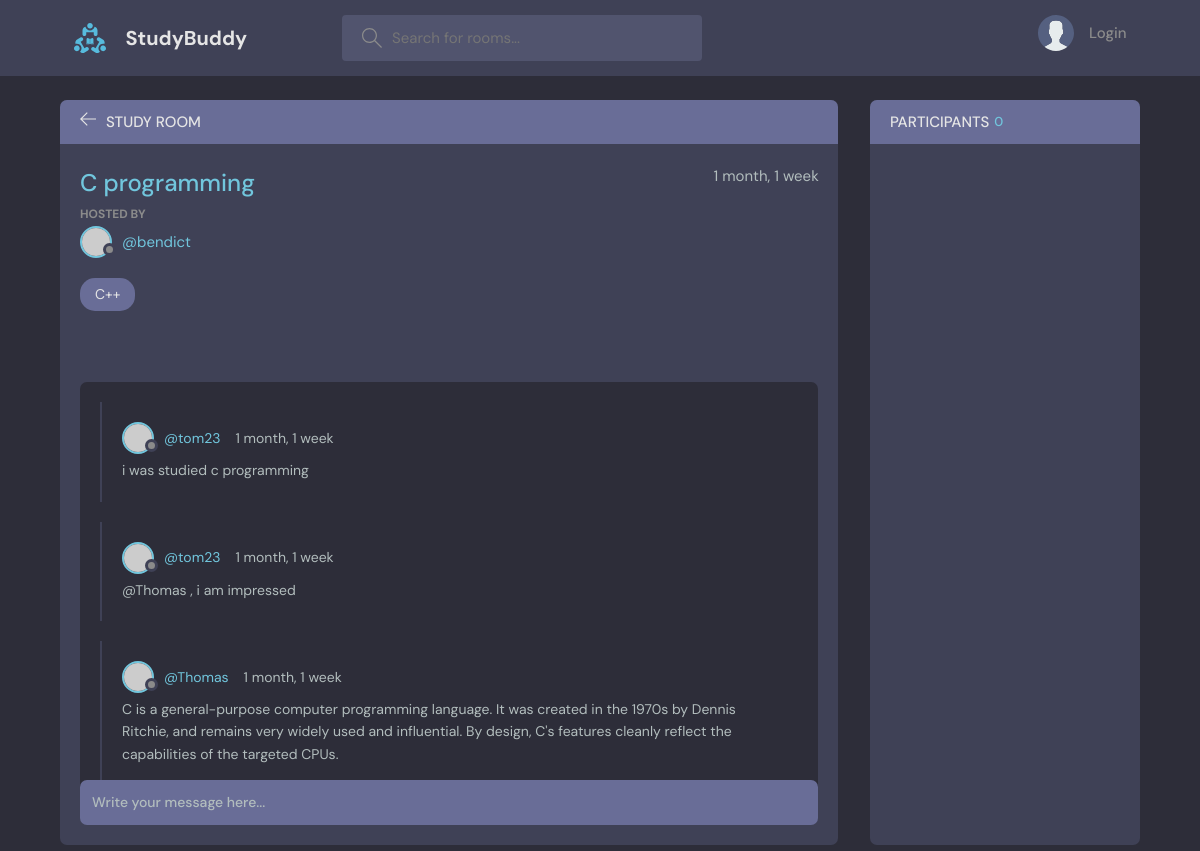
Page /room/6/ on the committed database.
### studybud/base/models.py (models this page shows, shortened)
class Room(models.Model):
    host = models.ForeignKey(User, on_delete=models.SET_NULL, null=True)
    topic = models.ForeignKey(Topic, on_delete=models.SET_NULL, null=True)
    name = models.CharField(max_length=200)
    description = models.TextField(null=True, blank=True)
    participants = models.ManyToManyField(
        User, related_name='participants', blank=True)
    updated = models.DateTimeField(auto_now=True)
    created = models.DateTimeField(auto_now_add=True)
    class Meta:
        ordering = ['-updated', '-created']

class Topic(models.Model):
    name = models.CharField(max_length=200)
    def __str__(self):
        return self.name

class Message(models.Model):
    user = models.ForeignKey(User, on_delete=models.CASCADE)
    room = models.ForeignKey(Room, on_delete=models.CASCADE)
    body = models.TextField()
    updated = models.DateTimeField(auto_now=True)
    created = models.DateTimeField(auto_now_add=True)
    class Meta:
        ordering = ['-updated', '-created']

### studybud/base/views.py (the view, shortened to what this page needs)
# urls.py: path('room/<str:pk>/', views.room, name="room"),
def room(request, pk):
    room = Room.objects.get(id=pk)
    room_messages = room.message_set.all().order_by('-created')
    participants = room.participants.all()
    return render(request, 'base/room.html',{'room': room,
                                            'room_messages': room_messages,
                                            'participants':participants})

### studybud/base/templates/base/room.html (shortened to what this page needs)
{% extends 'main.html' %}
{% block content %}
    <main class="profile-page layout layout--2">
      <div class="container">
        <div class="room">
          <div class="room__top">
            <div class="room__topLeft">
              <a href="{% url 'home' %}">
                <svg version="1.1" xmlns="http://www.w3.org/2000/svg" width="32" height="32" viewBox="0 0 32 32">
                  <title>arrow-left</title>
                  <path
                    d="M13.723 2.286l-13.723 13.714 13.719 13.714 1.616-1.611-10.96-10.96h27.625v-2.286h-27.625l10.965-10.965-1.616-1.607z"
                  ></path>
                </svg>
              </a>
              <h3>Study Room</h3>
            </div>
          </div>
          <div class="room__box scroll">
            <div class="room__header scroll">
              <div class="room__info">
                <h3>{{room.name}}</h3>
                <span>{{room.created|timesince}}</span>
              </div>
              <div class="room__hosted">
                <p>Hosted By</p>
                <a href="{% url 'profile' room.host.id %}" class="room__author">
                  <div class="avatar avatar--small">
                    <img src="https://randomuser.me/api/portraits/men/37.jpg" />
                  </div>
                  <span>@{{room.host.username}}</span>
                </a>
              </div>
              <span class="room__topics">{{room.topic}}</span>
            </div>
            <div class="room__conversation">
              <div class="threads scroll">
                {% for message in room_messages %}
                <div class="thread">
                  <div class="thread__top">
                    <div class="thread__author">
                      <a href="{% url 'profile' message.user.id %}" class="thread__authorInfo">
                        <div class="avatar avatar--small">
                          <img src="https://randomuser.me/api/portraits/men/37.jpg" />
                        </div>
                        <span>@{{message.user.username}}</span>
                      </a>
                      <span class="thread__date">{{message.created|timesince}}</span>
                    </div>
                  </div>
                  <div class="thread__details">
                  {{message.body}}
                  </div>
                </div>
              {% endfor %}
              </div>
            </div>
          </div>
          <div class="room__message">
            <form action="#"><input name="" placeholder="Write your message here..." /></form>
          </div>
        </div>
        <div class="participants">
          <h3 class="participants__top">Participants <span>{{participants.count}}</span></h3>
          <div class="participants__list scroll">
          </div>
        </div>
      </div>
    </main>
  {% endblock %}

### rows in the picture
Room: name "C programming", created "1 month, 1 week", host.username "bendict", topic "C++"
Message: user.username "tom23", created "1 month, 1 week", body "i was studied c programming"
Message: user.username "tom23", created "1 month, 1 week", body "@Thomas , i am impressed"
Message: user.username "Thomas", created "1 month, 1 week", body "C is a general-purpose computer programming language. It was created in the 1970s by Dennis Ritchie, and remains very widely used and influential. By design, C's features cleanly reflect the capabilities of the targeted CPUs."

### other values in the picture
{{ participants.count }} "0"
